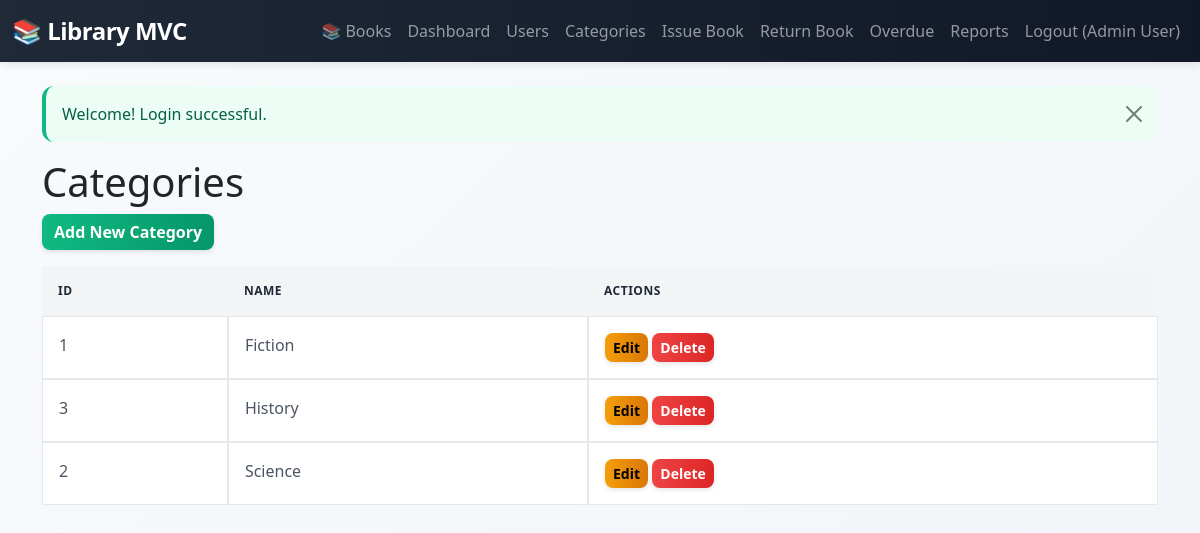
Page /public/index.php?url=category/index (signed in) on the committed database.
### tables this page shows
CREATE TABLE categories (
    id INT AUTO_INCREMENT PRIMARY KEY,
    name VARCHAR(100) NOT NULL,
    created_at TIMESTAMP DEFAULT CURRENT_TIMESTAMP
);

### app/controllers/BaseController.php (called while the page is built, shortened)
<?php
abstract class BaseController {
    protected function view($view, $data = []) {
        extract($data);
        require_once "app/views/layouts/header.php";
        require_once "app/views/$view.php";
        require_once "app/views/layouts/footer.php";
    }
}
?>

### app/controllers/CategoryController.php (called while the page is built, shortened)
<?php
require_once 'app/controllers/BaseController.php';
require_once 'app/models/Category.php';
class CategoryController extends BaseController {
    public function index() {
        $categoryModel = new Category();
        $categories = $categoryModel->getAll();
        $this->view('categories/index', ['categories' => $categories]);
    }
}
?>

### app/models/Category.php (called while the page is built, shortened)
<?php
require_once 'app/config/database.php';
class Category {
    private $conn;
    private $table = 'categories';
    public function __construct() {
        $database = new Database();
        $this->conn = $database->getConnection();
    }
    public function getAll() {
        $query = "SELECT * FROM " . $this->table . " ORDER BY name";
        $stmt = $this->conn->prepare($query);
        $stmt->execute();
        return $stmt->fetchAll(PDO::FETCH_ASSOC);
    }
}
?>

### app/config/database.php (called while the page is built, shortened)
<?php
class Database {
    private $host = 'localhost';
    private $db_name = 'library_mvc';
    private $username = 'root';
    private $password = '';
    public function getConnection() {
        $this->conn = null;
        try {
            $this->conn = new PDO("mysql:host=" . $this->host . ";dbname=" . $this->db_name, $this->username, $this->password);
            $this->conn->setAttribute(PDO::ATTR_ERRMODE, PDO::ERRMODE_EXCEPTION);
        } catch(PDOException $exception) {
            echo "Connection error: " . $exception->getMessage();
        }
        return $this->conn;
    }
}
?>

### app/views/categories/index.php (the view, shortened to what this page needs)
<h1>Categories</h1>
<a href="/library_mvc/public/index.php?url=category/create" class="btn btn-success mb-3">Add New Category</a>
<table class="table table-bordered">
    <thead>
        <tr>
            <th>ID</th>
            <th>Name</th>
            <th>Actions</th>
        </tr>
    </thead>
    <tbody>
        <?php foreach ($categories as $cat): ?>
        <tr>
            <td><?= $cat['id'] ?></td>
            <td><?= htmlspecialchars($cat['name']) ?></td>
            <td>
                <a href="/library_mvc/public/index.php?url=category/edit/<?= $cat['id'] ?>" class="btn btn-sm btn-warning">Edit</a>
                <a href="/library_mvc/public/index.php?url=category/delete/<?= $cat['id'] ?>" class="btn btn-sm btn-danger" onclick="return confirm('Are you sure? This will fail if books are assigned.')">Delete</a>
            </td>
        </tr>
        <?php endforeach; ?>
    </tbody>
</table>

### public/css/style.css (style rules this page uses)
:root { --primary: #6366f1; --primary-dark: #4f46e5; --secondary: #10b981; --warning: #f59e0b; --info: #06b6d4; --danger: #ef4444; --light-bg: #f8fafc; --border-radius: 12px; }
body { background: linear-gradient(135deg, #f8fafc 0%, #f1f5f9 100%); min-height: 100vh; font-family: 'Segoe UI', Tahoma, Geneva, Verdana, sans-serif; }
.btn { border: none; border-radius: 8px; font-weight: 600; transition: all 0.3s ease; box-shadow: 0 2px 4px rgba(0, 0, 0, 0.1); }
.btn-success { background: linear-gradient(90deg, var(--secondary) 0%, #059669 100%); }
.btn-warning { background: linear-gradient(90deg, var(--warning) 0%, #d97706 100%); }
.btn-danger { background: linear-gradient(90deg, var(--danger) 0%, #dc2626 100%); }
.table { border-collapse: separate; border-spacing: 0; }
.table thead th { background: #f3f4f6; font-weight: 700; border: none; color: #1f2937; padding: 1rem; text-transform: uppercase; font-size: 0.75rem; letter-spacing: 0.5px; }
.table tbody td { padding: 1rem; border: 1px solid #e5e7eb; color: #4b5563; }
.table tbody tr { transition: background-color 0.2s ease; }

### rows in the picture
categories: id "1", name "Fiction"
categories: id "3", name "History"
categories: id "2", name "Science"

### other values in the picture
$_SESSION['user_name'] "Admin User"
$_SESSION['flash']['message'] "Welcome! Login successful."
